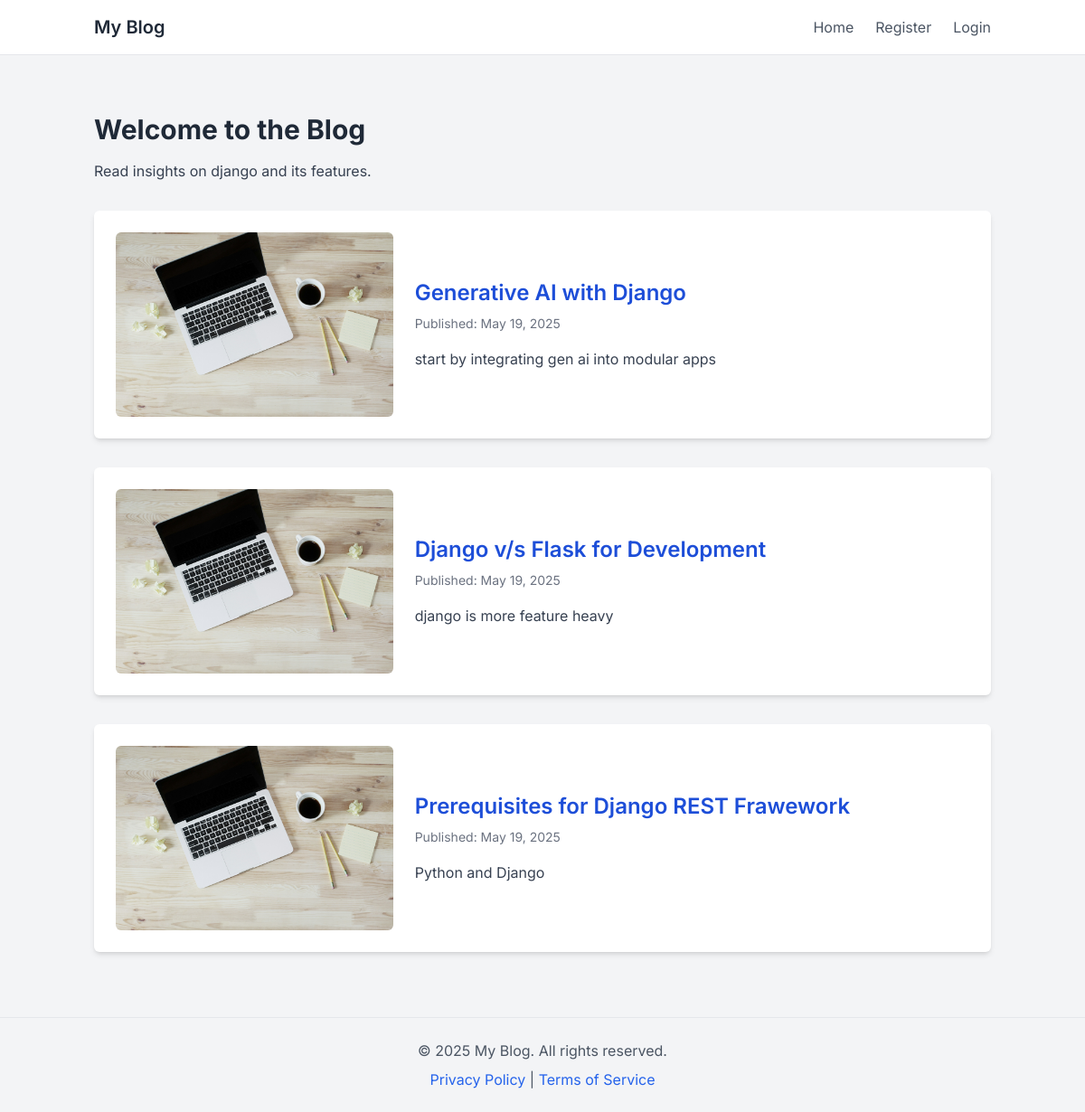
Before: / with the older database file.
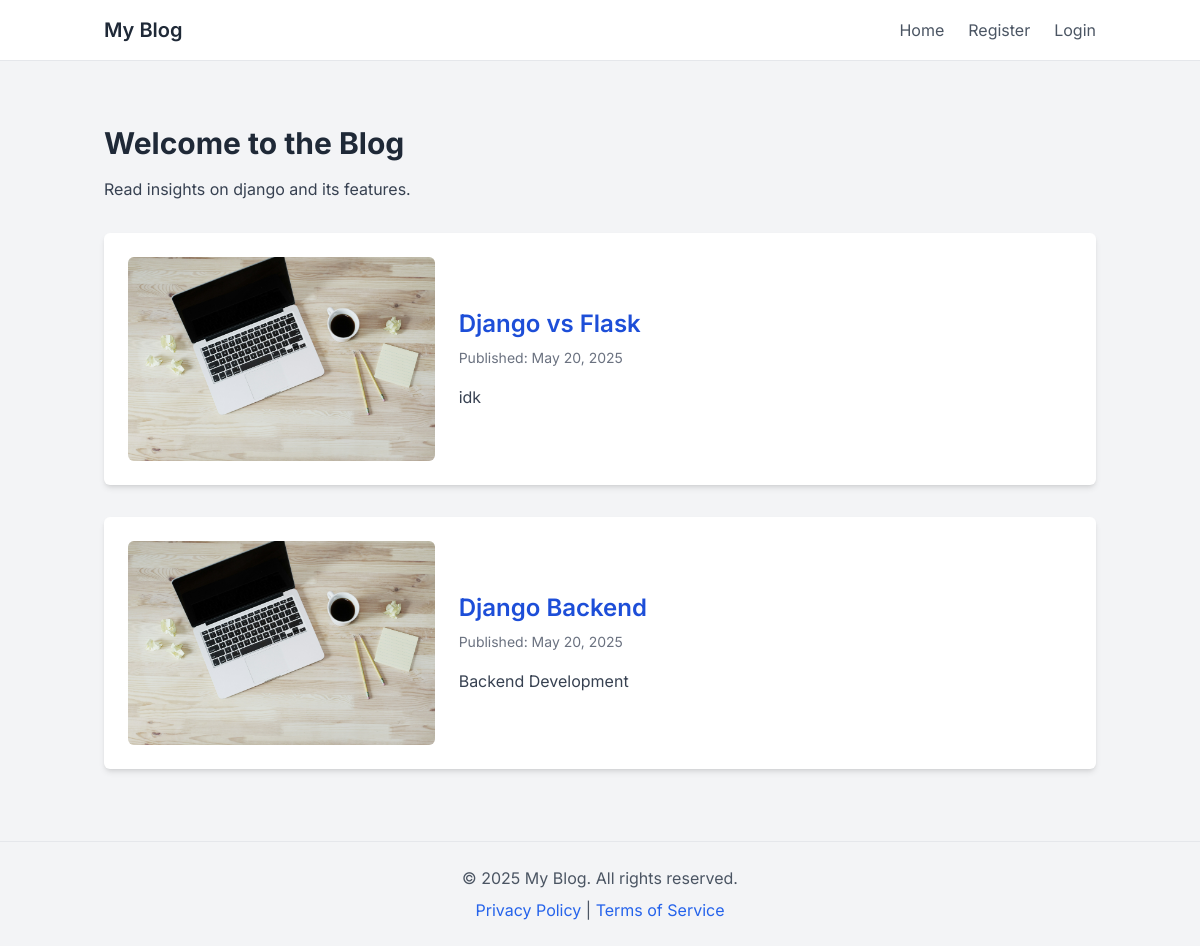
After: the same page with the newer database file.
### blog_posts/models.py (models this page shows, shortened)
class BlogPost(models.Model):
    title = models.CharField(max_length=100)
    body = models.TextField(default='')
    slug = models.SlugField()
    date = models.DateTimeField(auto_now_add=True)
    featured_image = models.ImageField(default='fallback.png', blank=True)
    author = models.ForeignKey(User, on_delete=models.CASCADE)

### blog_posts/views.py (the view)
# urls.py: path('', views.blog_home, name='blog_home'),
def blog_home(request):
    posts = BlogPost.objects.all()
    return render(request, 'blog_posts/blog_home.html', {'posts': posts})

### blog_posts/templates/blog_posts/blog_home.html (shortened to what this page needs)
{% extends 'layout.html' %}
{% block content %}
    <h1 class="text-3xl font-bold text-gray-800 mb-4">Welcome to the Blog</h1>
    <p class="text-gray-700">Read insights on django and its features.</p>
    {% for post in posts %}
        <div class="bg-white p-6 rounded-md shadow-md mt-8 flex flex-col md:flex-row items-start md:items-center gap-6">
            {% if post.featured_image %}
                <div class="md:w-1/3">
                    <img src="{{ post.featured_image.url }}" alt="{{ post.title }}" class="rounded-md w-full h-auto object-cover">
                </div>
            {% endif %}
            <div class="md:w-2/3">
                <h2 class="text-2xl font-semibold text-blue-700 mb-2">
                    <a href="{% url 'single_post_page' post_id=post.id %}">
                        {{ post.title }}
                    </a>
                </h2>
                <p class="text-gray-500 text-sm mb-4">Published: {{ post.date|date:"F d, Y" }}</p>
                <p class="text-gray-700 leading-relaxed">{{ post.body }}</p>
            </div>
        </div>
    {% empty %}
        <p class="text-gray-500 mt-4">No posts available yet.</p>
    {% endfor %}
{% endblock %}

### templates/layout.html (shortened to what this page needs)
<!DOCTYPE html>
<html lang="en">
<head>
    <script src="https://cdn.tailwindcss.com"></script>
</head>
<body class="bg-gray-100">
    <header class="bg-white border-b border-gray-200 py-4 mb-8">
        <div class="container mx-auto px-4 flex justify-between items-center">
            <a href="#" class="text-xl font-semibold text-gray-800 hover:text-blue-600 transition-colors duration-300">My Blog</a>
            <nav>
                <ul class="flex space-x-6">
                    <li><a href="{% url 'blog_home' %}" class="text-gray-600 hover:text-blue-600 transition-colors duration-300">Home</a></li>
                    {% if user.is_authenticated %}
                        <li><a href="{% url 'new_post' %}" class="text-gray-600 hover:text-blue-600 transition-colors duration-300">Add Post</a></li>
                    <li><a href="{% url 'user_logout' %}" class="text-gray-600 hover:text-blue-600 transition-colors duration-300">
                        <form method="POST" action="/users/logout/">
                            {% csrf_token %}
                            <button type='submit'>Logout</button>
                        </form>
                    </a></li>
                    {% else %}
                        <li><a href="{% url 'register_users' %}" class="text-gray-600 hover:text-blue-600 transition-colors duration-300">Register</a></li>
                        <li><a href="{% url 'user_login' %}" class="text-gray-600 hover:text-blue-600 transition-colors duration-300">Login</a></li>
                    {% endif %}
                </ul>
            </nav>
        </div>
    </header>
    <main class="container mx-auto px-4 py-8">
        {% block content %}{% endblock %}
    </main>
    <footer class="bg-gray-100 text-gray-600 py-6 mt-10 border-t border-gray-200">
        <div class="container mx-auto px-4 text-center">
            <p>&copy; {% now "Y" %} My Blog. All rights reserved.</p>
            <p class="mt-2">
                <a href="#" class="text-blue-600 hover:text-blue-800 transition-colors duration-300">Privacy Policy</a> |
                <a href="#" class="text-blue-600 hover:text-blue-800 transition-colors duration-300">Terms of Service</a>
            </p>
        </div>
    </footer>
</body>
</html>

### templates/layout.html (style rules this page uses)
body { font-family: 'Inter', sans-serif; }

Changed rows visible on the page:
removed BlogPost: featured_image (picture), title "Prerequisites for Django REST Frawework", date "May 19, 2025", body "Python and Django"
changed BlogPost: title "Generative AI with Django" → "Django vs Flask"; date "May 19, 2025" → "May 20, 2025"; body "start by integrating gen ai into modular apps" → "idk"
changed BlogPost: title "Django v/s Flask for Development" → "Django Backend"; date "May 19, 2025" → "May 20, 2025"; body "django is more feature heavy" → "Backend Development"
